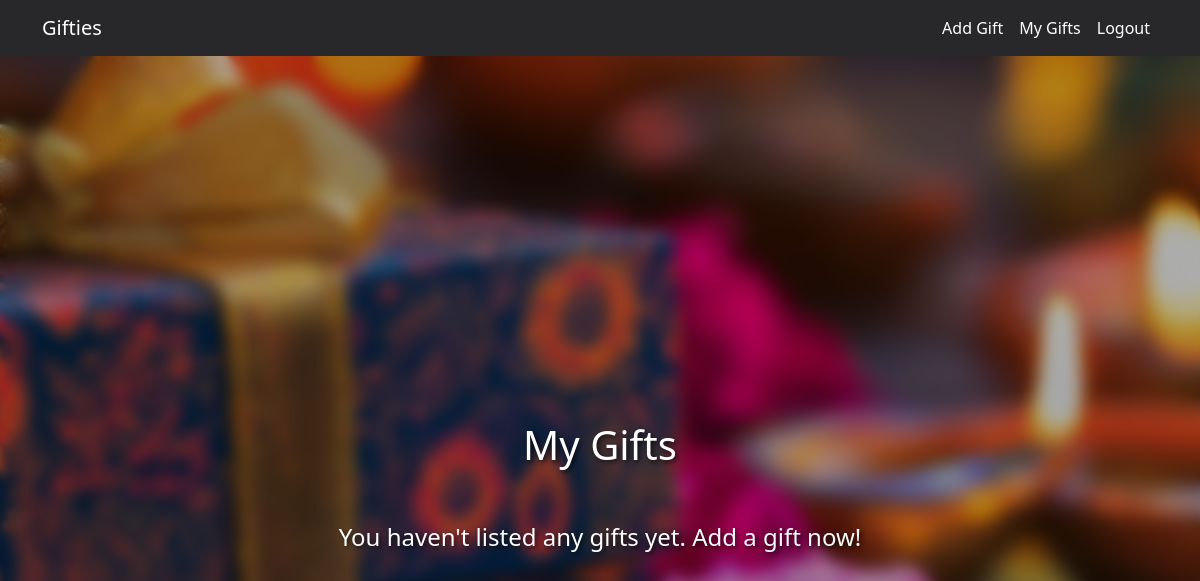
The app's page /my_gifts (signed in), older data.
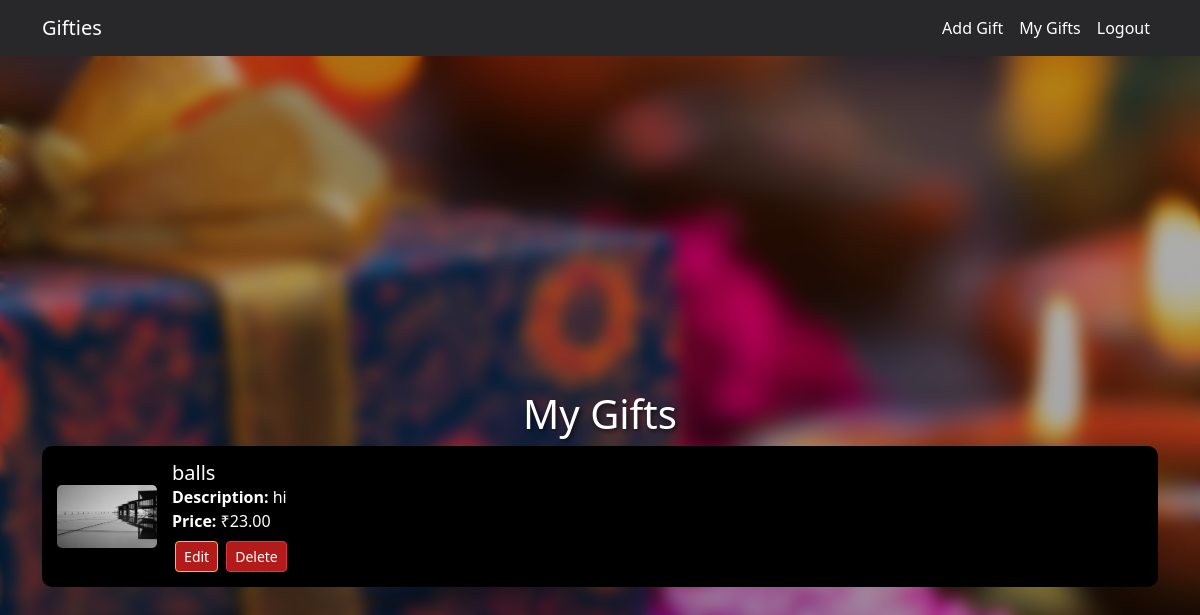
The same page, newer data.
### application/models.py (models this page shows, shortened)
class Gift(db.Model):
    id = db.Column(db.Integer, primary_key=True)
    name = db.Column(db.String(200), nullable=False)
    description = db.Column(db.String(500))
    price = db.Column(db.Float, nullable=False)
    image_url = db.Column(db.String(300))  # Added field for image URL
    seller_id = db.Column(db.Integer, db.ForeignKey('user.id'), nullable=False)
    date_listed = db.Column(db.DateTime, default=datetime.utcnow)
    sold = db.Column(db.Boolean, default=False)

### application/routes.py (the view)
    @app.route("/my_gifts")
    def my_gifts():
        if "user_id" not in session:
            flash("Please login to view your gifts.", "warning")
            return redirect(url_for('login'))
        seller_id = session['user_id']
        gifts = Gift.query.filter_by(seller_id=seller_id).all()
        return render_template('my_gifts.html', my_gifts=gifts)

### templates/my_gifts.html (shortened to what this page needs)
<!DOCTYPE html>
<html lang="en">
<head>
    <link href="https://cdn.jsdelivr.net/npm/bootstrap@5.3.0/dist/css/bootstrap.min.css" rel="stylesheet">
</head>
<body>
    <nav class="navbar navbar-expand-lg">
        <div class="container">
            <a class="navbar-brand" href="/dashboard">Gifties</a>
            <div class="collapse navbar-collapse" id="navbarNav">
                <ul class="navbar-nav ms-auto">
                    <li class="nav-item">
                        <a class="nav-link" href="/add_gift">Add Gift</a>
                    </li>
                    <li class="nav-item">
                        <a class="nav-link" href="/my_gifts">My Gifts</a>
                    </li>
                    <li class="nav-item">
                        <a class="nav-link" href="/logout">Logout</a>
                    </li>
                </ul>
            </div>
        </div>
    </nav>
    <div class="hero">
        <div class="container content-container">
            <h1 class="section-title text-center">My Gifts</h1>
            {% if my_gifts %}
            <div class="list-group">
                {% for gift in my_gifts %}
                <div class="gift-item">
                    <img src="{{ gift.image_url }}" alt="{{ gift.name }}">
                    <div>
                        <h5>{{ gift.name }}</h5>
                        <p><strong>Description:</strong> {{ gift.description }}</p>
                        <p><strong>Price:</strong> ₹{{ "%.2f" | format(gift.price) }}</p>
                        {% if gift.sold %}
                        <span class="badge bg-success">Sold</span>
                        {% else %}
                        <div class="d-flex justify-content-end mt-2">
                            <a href="/edit_gift/{{ gift.id }}" class="btn btn-warning btn-sm">Edit</a>
                            <a href="/delete_gift/{{ gift.id }}" class="btn btn-danger btn-sm ms-2">Delete</a>
                        </div>
                        {% endif %}
                    </div>
                </div>
                {% endfor %}
            </div>
            {% else %}
            <p class="no-gifts-message">You haven't listed any gifts yet. <a href="/add_gift" class="text-decoration-none text-light">Add a gift now!</a></p>
            {% endif %}
        </div>
    </div>
</body>
</html>

### templates/my_gifts.html (style rules this page uses)
body, html { margin: 0; padding: 0; height: 100%; background: url('/static/3.png') no-repeat center center fixed; background-size: cover; }
.hero { min-height: 100vh; display: flex; flex-direction: column; justify-content: center; align-items: center; backdrop-filter: blur(8px); background-color: rgba(0, 0, 0, 0.3); padding-top: 60px; }
.navbar { background-color: #28282B; }
.navbar a { color: white !important; }
.content-container { margin-top: 20px; }
.section-title { color: white; text-shadow: 2px 2px 5px rgba(0, 0, 0, 0.7); }
.gift-item { background-color: #000; color: white; border-radius: 10px; margin-bottom: 15px; padding: 15px; display: flex; align-items: center; }
.gift-item img { max-width: 100px; margin-right: 15px; border-radius: 5px; }
.gift-item h5, .gift-item p { margin: 0; }
.btn { background-color: #B31B1B; color: white; }

Row changes from the older to the newer data that the page shows:
added Gift: name "balls", description "hi", price "23.00"
Text that changed along with them:
text no longer shown: "You haven't listed any gifts yet. Add a gift now!"
